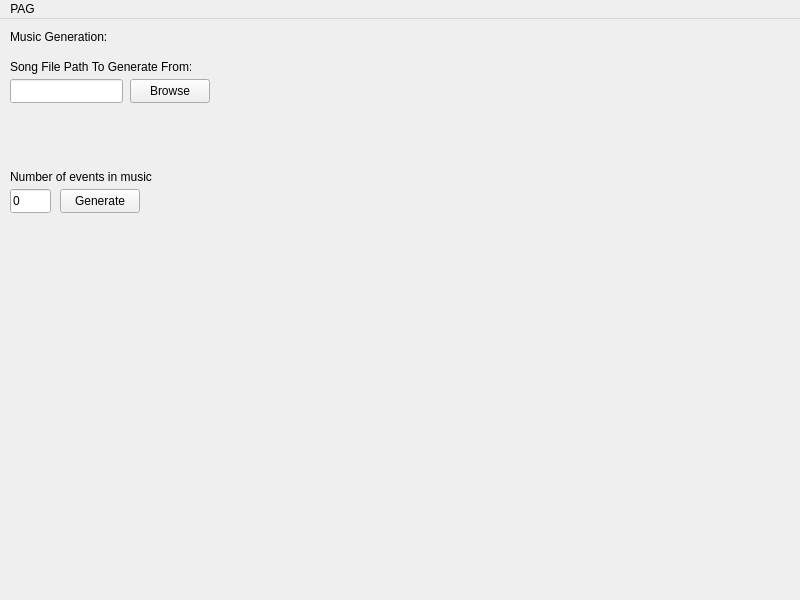
<?xml version="1.0" encoding="UTF-8"?>
<ui version="4.0">
 <class>MainWindow</class>
 <widget class="QMainWindow" name="MainWindow">
  <property name="geometry">
   <rect>
    <x>0</x>
    <y>0</y>
    <width>800</width>
    <height>600</height>
   </rect>
  </property>
  <property name="windowTitle">
   <string>MainWindow</string>
  </property>
  <widget class="QWidget" name="centralwidget">
   <widget class="QLineEdit" name="TI_MusicFilePath">
    <property name="geometry">
     <rect>
      <x>10</x>
      <y>60</y>
      <width>113</width>
      <height>24</height>
     </rect>
    </property>
    <property name="readOnly">
     <bool>true</bool>
    </property>
   </widget>
   <widget class="QLabel" name="L_MusicFilePath">
    <property name="geometry">
     <rect>
      <x>10</x>
      <y>40</y>
      <width>181</width>
      <height>16</height>
     </rect>
    </property>
    <property name="text">
     <string>Song File Path To Generate From:</string>
    </property>
   </widget>
   <widget class="QPushButton" name="B_MusicChooseFilePath">
    <property name="geometry">
     <rect>
      <x>130</x>
      <y>60</y>
      <width>80</width>
      <height>24</height>
     </rect>
    </property>
    <property name="text">
     <string>Browse</string>
    </property>
   </widget>
   <widget class="QLabel" name="L_MusicGen">
    <property name="geometry">
     <rect>
      <x>10</x>
      <y>10</y>
      <width>101</width>
      <height>16</height>
     </rect>
    </property>
    <property name="text">
     <string>Music Generation:</string>
    </property>
   </widget>
   <widget class="QPushButton" name="B_MusicGenerate">
    <property name="geometry">
     <rect>
      <x>60</x>
      <y>170</y>
      <width>80</width>
      <height>24</height>
     </rect>
    </property>
    <property name="text">
     <string>Generate</string>
    </property>
   </widget>
   <widget class="QLineEdit" name="TI_EventsInMusic">
    <property name="geometry">
     <rect>
      <x>10</x>
      <y>170</y>
      <width>41</width>
      <height>24</height>
     </rect>
    </property>
    <property name="text">
     <string>0</string>
    </property>
    <property name="maxLength">
     <number>3</number>
    </property>
   </widget>
   <widget class="QLabel" name="L_EventsInMusic">
    <property name="geometry">
     <rect>
      <x>10</x>
      <y>150</y>
      <width>181</width>
      <height>16</height>
     </rect>
    </property>
    <property name="text">
     <string>Number of events in music</string>
    </property>
   </widget>
  </widget>
  <widget class="QMenuBar" name="menubar">
   <property name="geometry">
    <rect>
     <x>0</x>
     <y>0</y>
     <width>800</width>
     <height>21</height>
    </rect>
   </property>
   <widget class="QMenu" name="menuPAG">
    <property name="title">
     <string>PAG</string>
    </property>
   </widget>
   <addaction name="menuPAG"/>
  </widget>
 </widget>
 <resources/>
 <connections/>
</ui>
